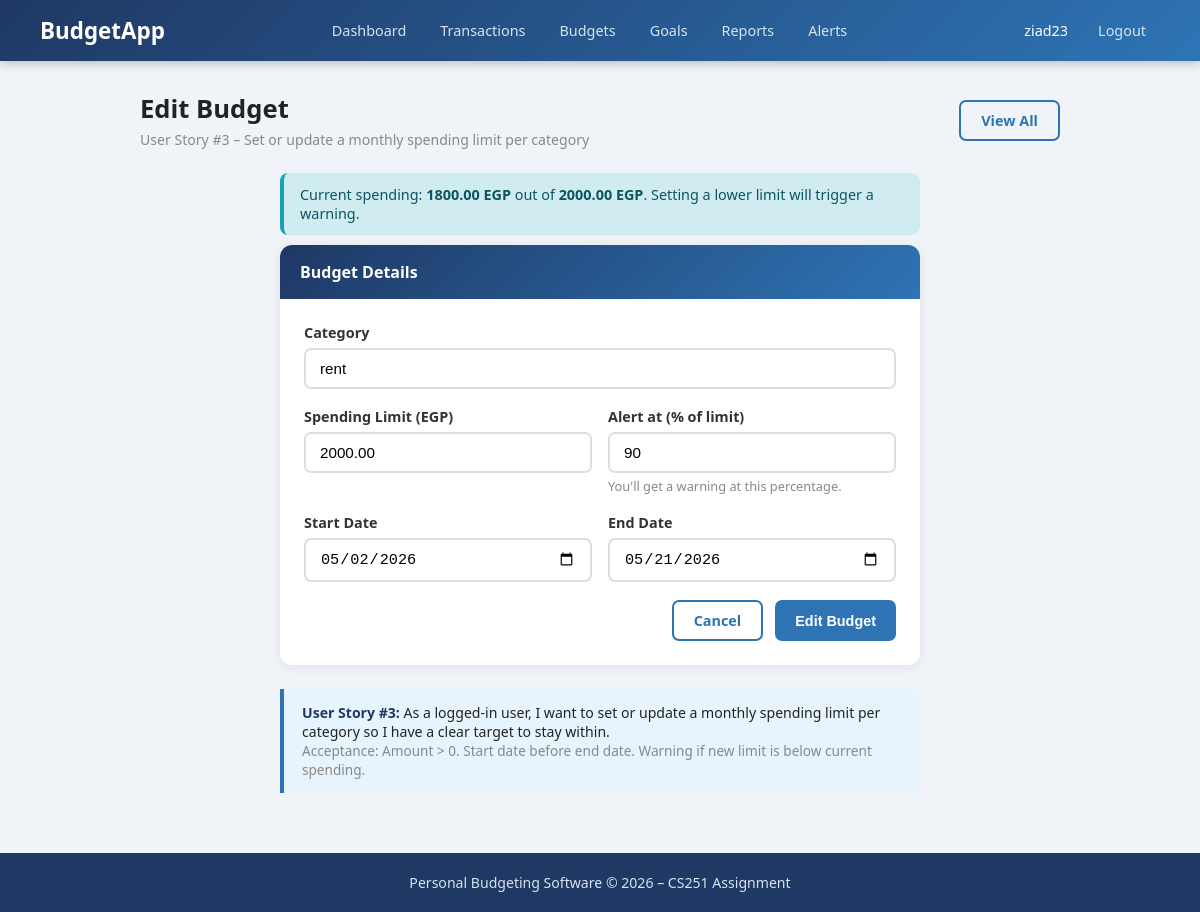
Page /budgets/edit/2/ (signed in) on the committed database.
### budget/models.py (models this page shows, shortened)
class Budget(models.Model):
    user            = models.ForeignKey(User, on_delete=models.CASCADE)
    category        = models.CharField(max_length=100)
    limit_amount    = models.DecimalField(max_digits=10, decimal_places=2)
    spent_amount    = models.DecimalField(max_digits=10, decimal_places=2, default=0)
    alert_threshold = models.IntegerField(default=90)  # warn at this % of the limit
    start_date      = models.DateField()
    end_date        = models.DateField()
    class Meta:
        ordering = ['category']

### budget/views.py (the view, shortened to what this page needs)
# urls.py: path('budgets/edit/<int:budget_id>/', views.edit_budget_view, name='edit_budget'),
@login_required
def edit_budget_view(request, budget_id):
    budget = get_object_or_404(Budget, id=budget_id, user=request.user)
    errors = {}
    return render(request, 'budget/create_budget.html', {'errors': errors, 'budget': budget, 'action': 'Edit'})

### budget/templates/budget/create_budget.html (shortened to what this page needs)
{% extends 'budget/base.html' %}
{% block content %}
<div class="page-header">
    <div>
        <h2>{{ action }} Budget</h2>
        <p>User Story #3 – Set or update a monthly spending limit per category</p>
    </div>
    <a href="{% url 'budget_list' %}" class="btn btn-outline">View All</a>
</div>
<div style="max-width:640px; margin:0 auto;">
    {% if budget and budget.spent_amount > 0 %}
    <div class="alert alert-info">
        Current spending: <strong>{{ budget.spent_amount }} EGP</strong>
        out of <strong>{{ budget.limit_amount }} EGP</strong>.
        Setting a lower limit will trigger a warning.
    </div>
    {% endif %}
    <div class="card">
        <div class="card-header">Budget Details</div>
        <div class="card-body">
            {% if action == 'Edit' %}
            <form method="POST" action="{% url 'edit_budget' budget.id %}">
            {% else %}
            <form method="POST" action="{% url 'create_budget' %}">
            {% endif %}
                <div class="form-group">
                    <label for="category">Category</label>
                    <input
                        type="text"
                        id="category"
                        name="category"
                        class="form-control"
                        placeholder="e.g. Food, Transport, Bills"
                        value="{% if action == 'Edit' %}{{ budget.category }}{% else %}{{ old.category }}{% endif %}"
                    >
                </div>
                <div class="form-row">
                    <div class="form-group">
                        <label for="limit_amount">Spending Limit (EGP)</label>
                        <input
                            type="number"
                            id="limit_amount"
                            name="limit_amount"
                            class="form-control"
                            placeholder="e.g. 1000"
                            step="0.01"
                            min="0.01"
                            value="{% if action == 'Edit' %}{{ budget.limit_amount }}{% else %}{{ old.limit_amount }}{% endif %}"
                        >
                    </div>
                    <div class="form-group">
                        <label for="alert_threshold">Alert at (% of limit)</label>
                        <input
                            type="number"
                            id="alert_threshold"
                            name="alert_threshold"
                            class="form-control"
                            placeholder="90"
                            min="1"
                            max="100"
                            value="{% if action == 'Edit' %}{{ budget.alert_threshold }}{% else %}{{ old.alert_threshold|default:'90' }}{% endif %}"
                        >
                        <div class="form-hint">You'll get a warning at this percentage.</div>
                    </div>
                </div>
                <div class="form-row">
                    <div class="form-group">
                        <label for="start_date">Start Date</label>
                        <input
                            type="date"
                            id="start_date"
                            name="start_date"
                            class="form-control"
                            value="{% if action == 'Edit' %}{{ budget.start_date|date:'Y-m-d' }}{% else %}{{ old.start_date }}{% endif %}"
                        >
                    </div>
                    <div class="form-group">
                        <label for="end_date">End Date</label>
                        <input
                            type="date"
                            id="end_date"
                            name="end_date"
                            class="form-control"
                            value="{% if action == 'Edit' %}{{ budget.end_date|date:'Y-m-d' }}{% else %}{{ old.end_date }}{% endif %}"
                        >
                    </div>
                </div>
                <div style="display:flex; gap:12px; justify-content:flex-end;">
                    <a href="{% url 'budget_list' %}" class="btn btn-outline">Cancel</a>
                    <button type="submit" class="btn btn-primary">{{ action }} Budget</button>
                </div>
            </form>
        </div>
    </div>
    <div class="info-box">
        <strong>User Story #3:</strong> As a logged-in user, I want to set or update a monthly
        spending limit per category so I have a clear target to stay within.<br>
        <span class="text-muted">
            Acceptance: Amount &gt; 0. Start date before end date.
            Warning if new limit is below current spending.
        </span>
    </div>
</div>
{% endblock %}

### budget/templates/budget/base.html (shortened to what this page needs)
<!DOCTYPE html>
<html lang="en">
<head>
</head>
<body>
<nav class="navbar">
    <a class="navbar-brand" href="{% url 'dashboard' %}">BudgetApp</a>
    {% if user.is_authenticated %}
    <div class="nav-links">
        <a href="{% url 'dashboard' %}">Dashboard</a>
        <a href="{% url 'transaction_list' %}">Transactions</a>
        <a href="{% url 'budget_list' %}">Budgets</a>
        <a href="{% url 'goals' %}">Goals</a>
        <a href="{% url 'reports' %}">Reports</a>
        <a href="{% url 'alerts' %}">Alerts</a>
    </div>
    <div class="nav-links">
        <span class="nav-user">{{ user.username }}</span>
        <a href="{% url 'logout' %}">Logout</a>
    </div>
    {% else %}
    <div class="nav-links">
        <a href="{% url 'login' %}">Login</a>
        <a href="{% url 'signup' %}">Sign Up</a>
    </div>
    {% endif %}
</nav>
<main>
    {% block content %}{% endblock %}
</main>
<footer>
    <p>Personal Budgeting Software &copy; 2026 &ndash; CS251 Assignment</p>
</footer>
</body>
</html>

### budget/templates/budget/base.html (style rules this page uses)
* { margin: 0; padding: 0; box-sizing: border-box; }
body { font-family: 'Segoe UI', Tahoma, Geneva, Verdana, sans-serif; background-color: #f0f4f8; color: #222; }
a { text-decoration: none; color: inherit; }
.navbar { background: linear-gradient(135deg, #1F3864, #2E74B5); padding: 14px 40px; display: flex; align-items: center; justify-content: space-between; flex-wrap: wrap; gap: 10px; box-shadow: 0 2px 10px rgba(0,0,0,0.25); }
.navbar-brand { color: #fff; font-size: 1.4rem; font-weight: 700; }
.nav-links { display: flex; gap: 6px; flex-wrap: wrap; }
.nav-links a { color: #D6E4F0; padding: 7px 14px; border-radius: 6px; font-size: 0.9rem; transition: background 0.2s; }
.nav-user { color: #fff; font-size: 0.9rem; padding: 7px 10px; }
.alert { padding: 12px 16px; border-radius: 8px; margin-bottom: 10px; font-size: 0.9rem; font-weight: 500; }
.alert-info { background: #d1ecf1; color: #0c5460; border-left: 4px solid #17a2b8; }
main { max-width: 960px; margin: 30px auto; padding: 0 20px; }
.card { background: #fff; border-radius: 12px; box-shadow: 0 2px 12px rgba(0,0,0,0.08); overflow: hidden; margin-bottom: 24px; }
.card-header { background: linear-gradient(135deg, #1F3864, #2E74B5); color: #fff; padding: 16px 20px; font-size: 1rem; font-weight: 600; }
.card-body { padding: 24px; }
.text-muted { color: #888; font-size: 0.85rem; }
.btn { display: inline-block; padding: 9px 20px; border-radius: 7px; font-size: 0.9rem; font-weight: 600; cursor: pointer; border: none; transition: background 0.2s, opacity 0.2s; }
.btn-primary { background: #2E74B5; color: #fff; }
.btn-outline { background: transparent; color: #2E74B5; border: 2px solid #2E74B5; }
.form-group { margin-bottom: 18px; }
.form-group label { display: block; font-weight: 600; margin-bottom: 6px; font-size: 0.9rem; color: #333; }
.form-control { width: 100%; padding: 10px 14px; border: 2px solid #ddd; border-radius: 7px; font-size: 0.95rem; transition: border-color 0.2s; background: #fff; }
.form-hint { font-size: 0.8rem; color: #888; margin-top: 4px; }
.form-row { display: grid; grid-template-columns: 1fr 1fr; gap: 16px; }
.page-header { display: flex; justify-content: space-between; align-items: center; margin-bottom: 24px; }
.page-header h2 { font-size: 1.6rem; font-weight: 700; }
.page-header p { color: #888; font-size: 0.88rem; margin-top: 4px; }
.info-box { background: #e8f4fd; border-left: 4px solid #2E74B5; padding: 14px 18px; border-radius: 0 8px 8px 0; margin-top: 20px; font-size: 0.88rem; }
.info-box strong { color: #1F3864; }
footer { background: #1F3864; color: #D6E4F0; text-align: center; padding: 20px; margin-top: 60px; font-size: 0.88rem; }

### rows in the picture
Budget: spent_amount "1800.00", limit_amount "2000.00", category "rent", alert_threshold "90", start_date "05/02/2026", end_date "05/21/2026"

### other values in the picture
{{ user.username }} "ziad23"
{{ action }} "Edit"
